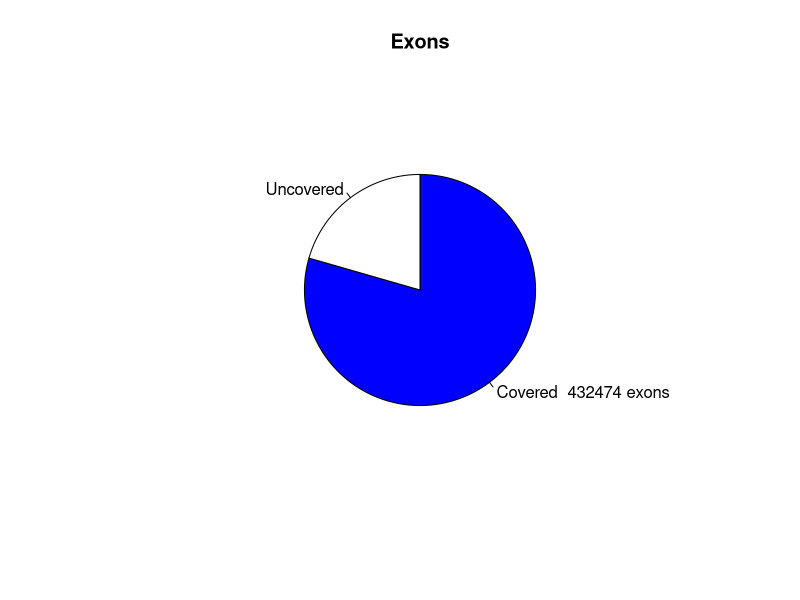

Recreate this plot in R.
png("/rds/user/is460/hpc-work/muscle-rnaseq/ezbamqc/output/figs/srpk3_hom_ttnb_wt_8.read_distr_pie.png",width=500,height=500,units="px")
pie(c(432474,111834),labels=c("Covered  432474 exons","Uncovered"),main="Exons",radius=0.6,clockwise=T,col=c("blue","white"))
dev.state = dev.off()
